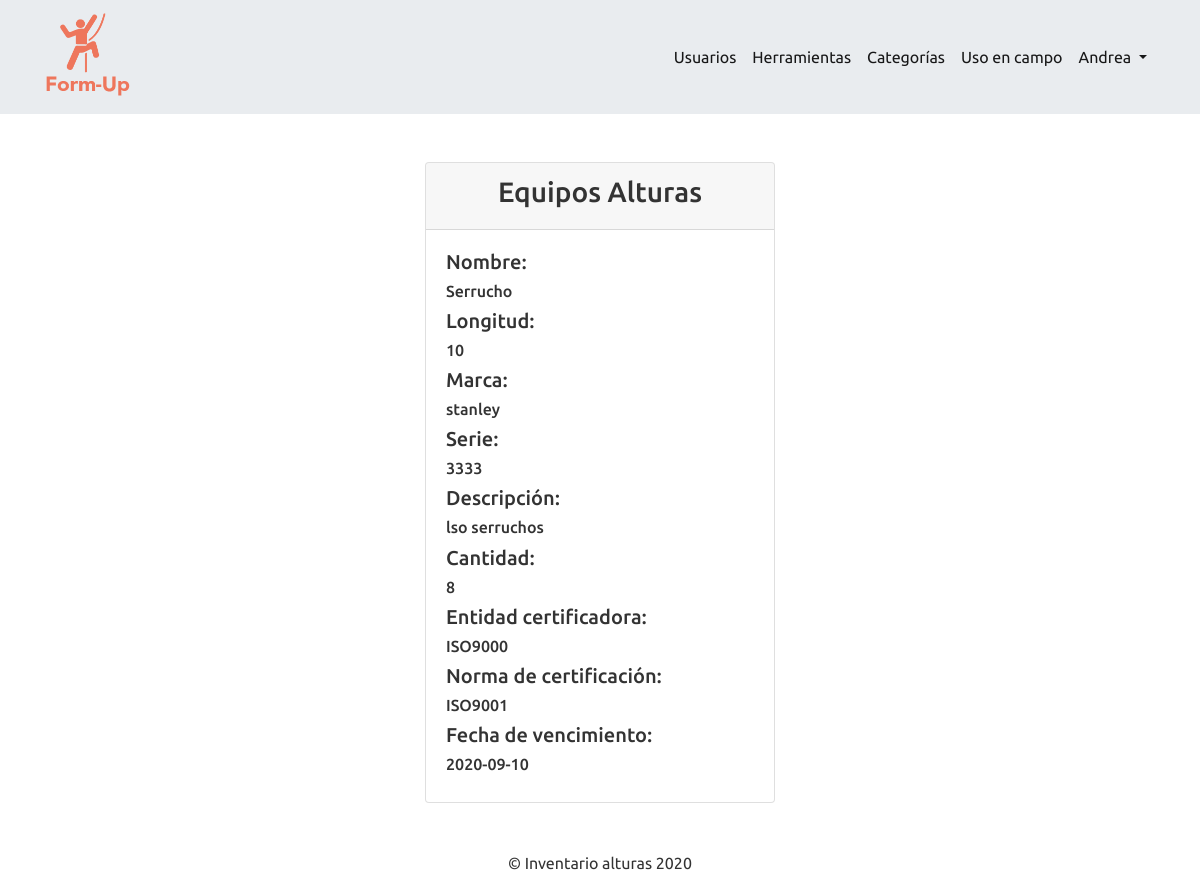
The page /index.php?controller=tools&action=detail&id=2 (signed in) on the database its author committed.
### tables this page shows
CREATE TABLE `herramientas` (
  `id` int(11) NOT NULL,
  `nombre` varchar(200) NOT NULL,
  `marca` varchar(200) NOT NULL,
  `longitud` int(11) NOT NULL,
  `serie` int(11) NOT NULL,
  `descripcion` varchar(250) NOT NULL,
  `cantidad` int(11) NOT NULL,
  `foto` varchar(255) DEFAULT NULL,
  `entidad_cert` varchar(255) DEFAULT NULL,
  `fecha_fbc` text DEFAULT NULL,
  `norma_cert` text DEFAULT NULL,
  `vencimiento` text DEFAULT NULL
);

### controllers/ToolsController.php (called while the page is built, shortened)
<?php
class ToolsController extends BaseController{
    public function detail()
    {
        $id = isset($_GET['id'])?$_GET['id']:'';
        $herramienta_obj = new Tool($id,null,null,null,null,null,null,null,null,null,null,null);
        $herramienta = $herramienta_obj->find();
        require_once 'views/dashboard/tools/detail.php';
    }
}

### core/Connection.php (called while the page is built, shortened)
<?php
abstract class Connection
{
    public function __construct()
    {
        try
        {
            $this->dbConnection = new PDO(DB_DRIVER . ':host=' . DB_HOST . ';dbname=' . DB_NAME, DB_USER, DB_PASS);
        } catch (PDOException $ex) {
            echo $ex->getMessage();
            die();
        }
    }
}
?>

### models/Tool.php (called while the page is built, shortened)
<?php
 class Tool extends BaseModel
 {
    private $id;
    private $nombre;
    private $marca;
    private $longitud;
    private $serie;
    private $descripcion;
    private $cantidad;
    private $entidad_cert;
    private $norma_cert;
    private $vencimiento;
    public function __construct($id=null,$nombre=null,$marca=null,$longitud=null,$serie=null,$descripcion=null,$cantidad=null,$foto=null,$entidad_cert=null,$fecha_fbc=null,$norma_cert=null,$vencimiento=null)
    {
        $this->id=$id;
        $this->nombre=$nombre;
        $this->marca=$marca;
        $this->longitud=$longitud;
        $this->serie=$serie;
        $this->descripcion=$descripcion;
        $this->cantidad=$cantidad;
        $this->entidad_cert=$entidad_cert;
        $this->norma_cert=$norma_cert;
        $this->vencimiento=$vencimiento;
    }
    public function getId()
    {
        return $this->id;
    }
    public function getNombre()
    {
        return $this->nombre;
    }
    public function getMarca()
    {
        return $this->marca;
    }
    public function getLongitud()
    {
        return $this->longitud;
    }
    public function getSerie()
    {
        return $this->serie;
    }
    public function getDescripcion()
    {
        return $this->descripcion;
    }
    public function getCantidad()
    {
        return $this->cantidad;
    }
    public function getEntidad()
    {
        return $this->entidad_cert;
    }
    public function getNorma()
    {
        return $this->norma_cert;
    }
    public function getVencimiento()
    {
        return $this->vencimiento;
    }
    public function find()
    {
        $sql = $this->dbConnection->prepare("SELECT*FROM herramientas WHERE id=:id");
        $id = $this->getId();
        $sql->bindParam(':id',$id);
        $sql->execute();
        if($row = $sql->fetch(PDO::FETCH_OBJ)){
            $herramienta_obj = new Tool($row->id,$row->nombre,$row->marca,$row->longitud,$row->serie,$row->descripcion,$row->cantidad,$row->foto,$row->entidad_cert,$row->fecha_fbc,$row->norma_cert,$row->vencimiento);
        }else{
            $herramienta_obj = null;
        }
        return $herramienta_obj;
    }
 }

### views/dashboard/tools/detail.php (the view, shortened to what this page needs)
<?php include_once 'views/layouts/header.php' ?>
<?php include_once 'views/layouts/navbar.php' ?>
<div class="container my-5">
        <div class="row">
            <div class="col-4 mx-auto">
                <div class="card">
                    <div class="card-header">
                        <h3 class="text-center">Equipos Alturas</h3>
                    </div>
                    <div class="card-body">
                        <h5>Nombre:</h5>
                        <h6><?php echo $herramienta->getNombre()?></h6>
                        <h5>Longitud:</h5>
                        <h6><?php echo $herramienta->getLongitud()?></h6>
                        <h5>Marca:</h5>
                        <h6><?php echo $herramienta->getMarca()?></h6>
                        <h5>Serie:</h5>
                        <h6><?php echo $herramienta->getSerie()?></h6>
                        <h5>Descripción:</h5>
                        <h6><?php echo $herramienta->getDescripcion()?></h6>
                        <h5>Cantidad:</h5>
                        <h6><?php echo $herramienta->getCantidad()?></h6>
                        <h5>Entidad certificadora:</h5>
                        <h6><?php echo $herramienta->getEntidad()?></h6>
                        <h5>Norma de certificación:</h5>
                        <h6><?php echo $herramienta->getNorma()?></h6>
                        <h5>Fecha de vencimiento:</h5>
                        <h6><?php echo $herramienta->getVencimiento()?></h6>
                    </div>
                </div>
            </div>
        </div>
    </div>
<?php include_once 'views/layouts/footer.php' ?>

### rows shown on the page
herramientas: nombre "Serrucho", longitud "10", marca "stanley", serie "3333", descripcion "lso serruchos", cantidad "8", entidad_cert "ISO9000", norma_cert "ISO9001", vencimiento "2020-09-10"

### other values the page prints
$_SESSION['username'] "Andrea"
